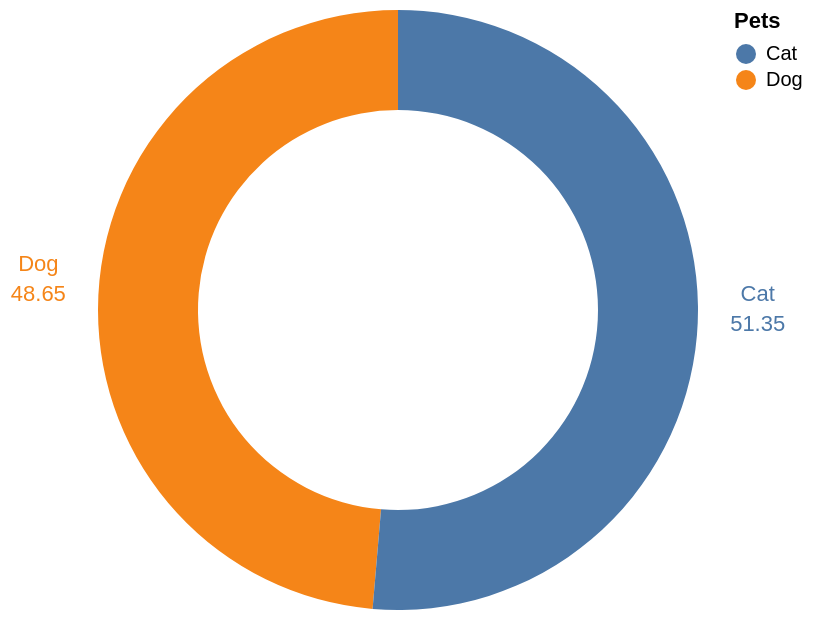

Express this chart as Vega-Lite.
### Vega-Lite specification from a JSON file in a GitHub repository (floating-point values rounded to 4 significant figures)
{"$schema": "https://vega.github.io/schema/vega-lite/v5.json", "config": {"view": {"stroke": ""}}, "width": 300, "height": 300, "description": "Overview of Dogs and Cats in US", "data": {"values": [{"Pets": "Dog", "value": 48.65, "population": 69294}, {"Pets": "Cat", "value": 51.35, "population": 73147}]}, "mark": {"type": "arc", "innerRadius": 100}, "encoding": {"theta": {"field": "value", "type": "quantitative", "stack": true}, "color": {"field": "Pets", "type": "nominal"}, "tooltip": [{"field": "Pets", "type": "nominal", "title": "Pet"}, {"field": "population", "type": "quantitative", "format": ",", "title": "Pets Population (1000s)"}]}, "layer": [{"mark": {"type": "arc", "innerRadius": 100}}, {"mark": {"type": "text", "radius": 180}, "encoding": {"text": {"field": "value", "type": "quantitative"}}}, {"mark": {"type": "text", "radius": 180, "dy": -15}, "encoding": {"text": {"field": "Pets", "type": "nominal"}}}]}
